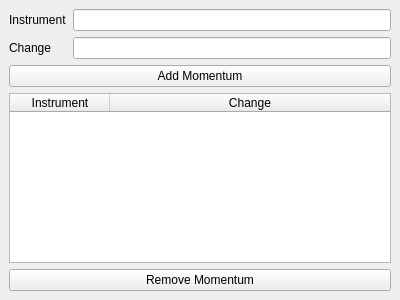
<?xml version="1.0" encoding="UTF-8"?>
<ui version="4.0">
 <class>TradingSignalMomentum</class>
 <widget class="QDockWidget" name="TradingSignalMomentum">
  <property name="geometry">
   <rect>
    <x>0</x>
    <y>0</y>
    <width>400</width>
    <height>300</height>
   </rect>
  </property>
  <property name="windowTitle">
   <string>TradingSignalMomentum</string>
  </property>
  <widget class="QWidget" name="dockWidgetContents">
   <layout class="QVBoxLayout" name="verticalLayout">
    <item>
     <layout class="QFormLayout" name="formLayout">
      <property name="fieldGrowthPolicy">
       <enum>QFormLayout::ExpandingFieldsGrow</enum>
      </property>
      <item row="0" column="0">
       <widget class="QLabel" name="instrument_label">
        <property name="text">
         <string>Instrument</string>
        </property>
       </widget>
      </item>
      <item row="0" column="1">
       <widget class="QLineEdit" name="instrument_text"/>
      </item>
      <item row="1" column="1">
       <widget class="QLineEdit" name="change_text"/>
      </item>
      <item row="1" column="0">
       <widget class="QLabel" name="change_label">
        <property name="text">
         <string>Change</string>
        </property>
       </widget>
      </item>
     </layout>
    </item>
    <item>
     <widget class="QPushButton" name="momentum_add">
      <property name="text">
       <string>Add Momentum</string>
      </property>
     </widget>
    </item>
    <item>
     <widget class="QTableWidget" name="tableWidget">
      <property name="selectionMode">
       <enum>QAbstractItemView::SingleSelection</enum>
      </property>
      <property name="selectionBehavior">
       <enum>QAbstractItemView::SelectRows</enum>
      </property>
      <attribute name="horizontalHeaderCascadingSectionResizes">
       <bool>true</bool>
      </attribute>
      <attribute name="horizontalHeaderHighlightSections">
       <bool>false</bool>
      </attribute>
      <attribute name="horizontalHeaderStretchLastSection">
       <bool>true</bool>
      </attribute>
      <attribute name="verticalHeaderVisible">
       <bool>false</bool>
      </attribute>
      <column>
       <property name="text">
        <string>Instrument</string>
       </property>
      </column>
      <column>
       <property name="text">
        <string>Change</string>
       </property>
      </column>
     </widget>
    </item>
    <item>
     <widget class="QPushButton" name="removeButton">
      <property name="text">
       <string>Remove Momentum</string>
      </property>
     </widget>
    </item>
   </layout>
  </widget>
 </widget>
 <resources/>
 <connections/>
</ui>
